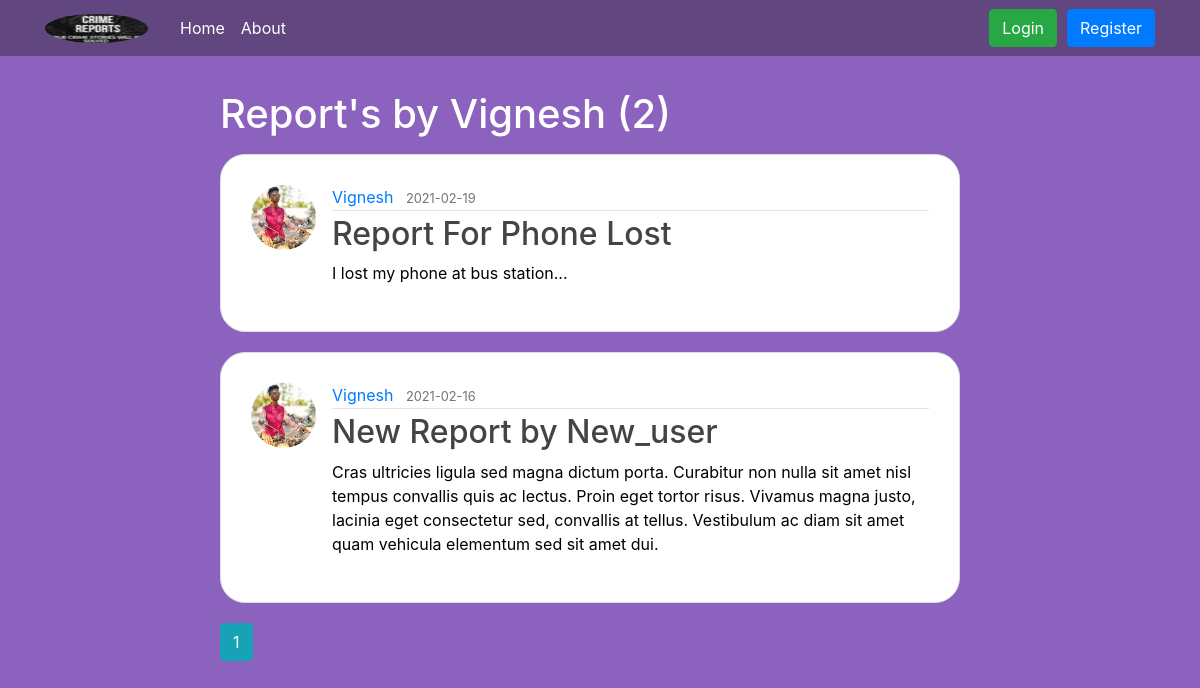
Screenshot of /user/Vignesh with the database file from the repository.
### report/models.py (models this page shows, shortened)
class User(db.Model , UserMixin):
    id = db.Column(db.Integer, primary_key=True)
    username = db.Column(db.String(50), unique=True, nullable=False)
    email = db.Column(db.String(150), unique=True, nullable=False)
    phone_no = db.Column(db.Integer , unique=True , nullable=False)
    image_file = db.Column(db.String(20), nullable=False, default='default.jpg')
    password = db.Column(db.String(60), nullable=False)
    reports = db.relationship('Report', backref='author', lazy=True)

class Report(db.Model):
    id = db.Column(db.Integer, primary_key=True)
    title = db.Column(db.String(100), nullable=False)
    date_reported = db.Column(db.DateTime, nullable=False, default=datetime.utcnow)
    content = db.Column(db.Text, nullable=False)
    user_id = db.Column(db.Integer, db.ForeignKey('user.id'), nullable=False)
    status  = db.Column(db.String(100) , nullable=False , default = 'Investigating')

### report/routes.py (the view)
@app.route("/user/<string:username>")
def user_reports(username):
    page = request.args.get('page', 1, type=int)
    user = User.query.filter_by(username=username).first_or_404()
    reports = Report.query.filter_by(author=user)\
        .order_by(Report.date_reported.desc())\
        .paginate(page=page, per_page=5)
    return render_template('user_reports.html', reports=reports, user=user)

### report/templates/user_reports.html
{% extends "layout.html" %}
{% block content %}
    <h1 class="mb-3">Report's by {{ user.username }} ({{ reports.total }})</h1>
    {% for report in reports.items %}
        <article class="media content-section">
          <img class="rounded-circle article-img" src="{{ url_for('static', filename='images/' + report.author.image_file) }}">
          <div class="media-body">
            <div class="article-metadata">
              <a class="mr-2" href="{{ url_for('user_reports', username=report.author.username) }}">{{ report.author.username }}</a>
              <small class="text-muted">{{ report.date_reported.strftime('%Y-%m-%d') }}</small>
            </div>
            <h2><a class="article-title" href="{{ url_for('report', report_id=report.id) }}">{{ report.title }}</a></h2>
            <p class="article-content">{{ report.content }}</p>
          </div>
        </article>
    {% endfor %}
    {% for page_num in reports.iter_pages(left_edge=2 , right_edge=2, left_current=2, right_current=2) %}
    {% if page_num %}
      {% if reports.page == page_num %}
        <a class="btn btn-info mb-4" href="{{ url_for('user_reports' , username = user.username , page=page_num) }}">{{ page_num }}</a>
      {% else %}
        <a class="btn btn-outline-info mb-4" href="{{ url_for('user_reports' , username = user.username , page=page_num) }}">{{ page_num }}</a>
      {% endif %}
    {% else %}
      ...
    {% endif %}
  {% endfor %}
{% endblock content %}

### report/static/main.css (style rules this page uses)
* { margin: 0; padding: 0; }
body { background-color: #8c62bf; color: #000000; margin-top: 5rem; }
h1, h2, h3, h4, h5, h6 { color: #ffffff; }
.content-section { background: #ffffff; padding: 30px 30px; border: 1px solid #dddddd; border-radius: 25px; margin-bottom: 20px; }
.article-title { color: #444444; }
.article-content { white-space: pre-line; }
.article-img { height: 65px; width: 65px; margin-right: 16px; }
.article-metadata { padding-bottom: 1px; margin-bottom: 4px; border-bottom: 1px solid #e3e3e3 }

### rows the page displays
User: username "Vignesh"
Report: image_file (picture), author.username "Vignesh", date_reported "2021-02-19", title "Report For Phone Lost", content "I lost my phone at bus station..."
Report: image_file (picture), author.username "Vignesh", date_reported "2021-02-16", title "New Report by New_user", content "Cras ultricies ligula sed magna dictum porta. Curabitur non nulla sit amet nisl tempus convallis quis ac lectus. Proin eget tortor risus. Vivamus magna justo, lacinia eget consectetur sed, convallis at tellus. Vestibulum ac diam sit amet quam vehicula elementum sed sit amet dui."

### other values shown
{{ reports.total }} "2"
{{ page_num }} "1"
